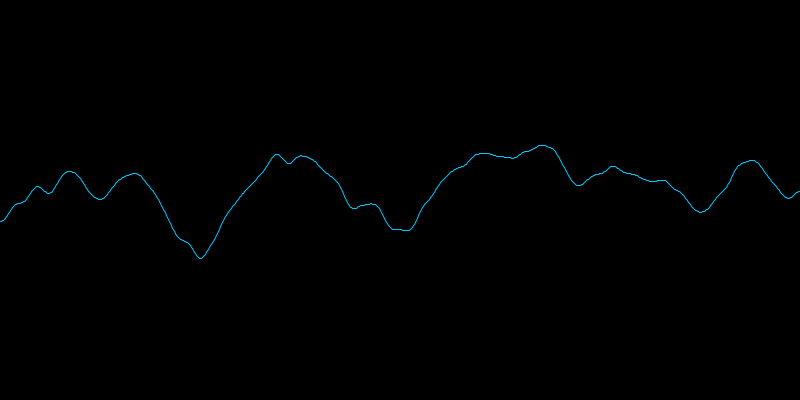
Frame 1 (no input)
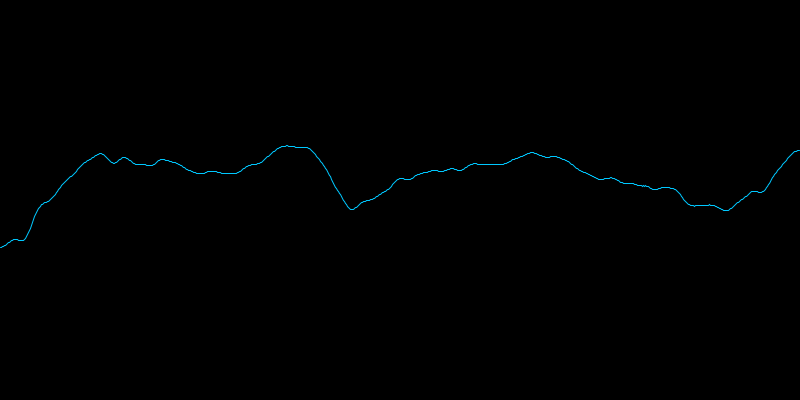
Frame 60 (the mouse pressed at the canvas centre just before this capture)
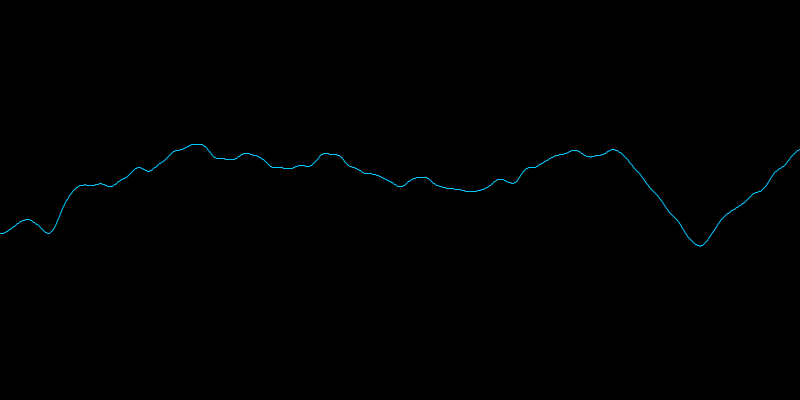
Frame 120 (the mouse held since frame 60 and released just before this capture)

The Processing sketch that drew these frames (run headless with seeded random() and noise(); from frame 60 on, the mouse is pressed at the canvas centre):

// Processing sketch: noise2d
// ── noise2d.pde
// NOISE WAVE

float t = 0;

void setup() {
  size(800, 400);
  stroke(0, 200, 255);
  noFill();
}

void draw() {
  background(0);

  beginShape();
  for (int x = 0; x < width; x++) {
    float n = noise(x * 0.01, t);
    float y = height/2 + (n - 0.5) * 200;
    vertex(x, y);
  }
  endShape();

  t += 0.01;
}
